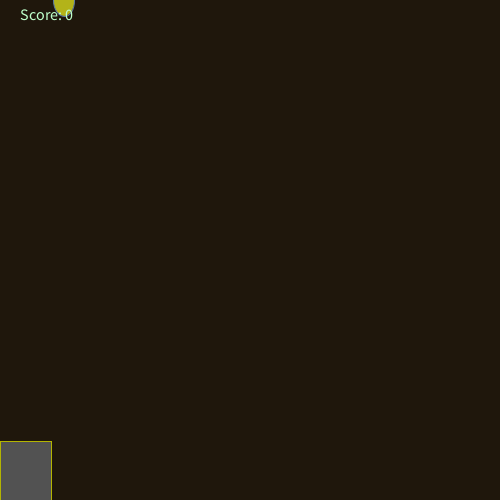
Frame 1 (no input)
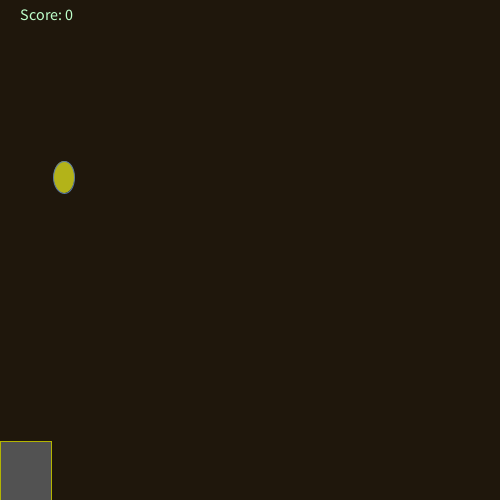
Frame 60 (the mouse pressed at the canvas centre just before this capture)
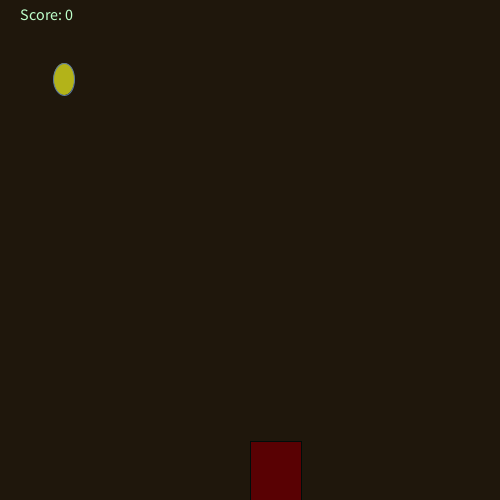
Frame 120 (the mouse held since frame 60 and released just before this capture)

The Processing sketch that drew these frames (run headless with seeded random() and noise(); from frame 60 on, the mouse is pressed at the canvas centre):

// Processing sketch: itsrainin
// ── itsrainin.pde
int dropY = 0;
int randX = (int) random(width); 
int score;

void setup() {
  size(500, 500);
}

void draw() {
  background(31, 23, 12);
  fill(179, 179, 25);
  stroke(91, 123, 164);
  ellipse(randX, dropY, 21, 32);
  if (mousePressed) {
    fill(89, 1, 3);
    stroke(0, 13, 10);
    dropY = (int) random(height - 10);
  } else {
    fill(82, 82, 82);
    stroke(179, 180, 1);
  }
  rect(mouseX, 441, 51, 76);
  dropY += log(score + 5) / log(1.5);
  if (dropY > 425 && randX > mouseX - 20 && randX < mouseX + 71) {
    checkCatch(randX);
    randX = (int) random(width);
    dropY = 0;
  }
  if (dropY > 500) {
    checkCatch(randX);
    randX = (int) random(width);
    dropY = 0;
  }
  fill(189, 255, 202);
  textSize(16);
  text("Score: " + score, 20, 20);
}

void checkCatch(int x) {
  if (x > mouseX - 20 && x < mouseX + 71 && !mousePressed)
    score++;
  else if (score > 0)
    score--;
    println("Your score is now: " + score);
 }
